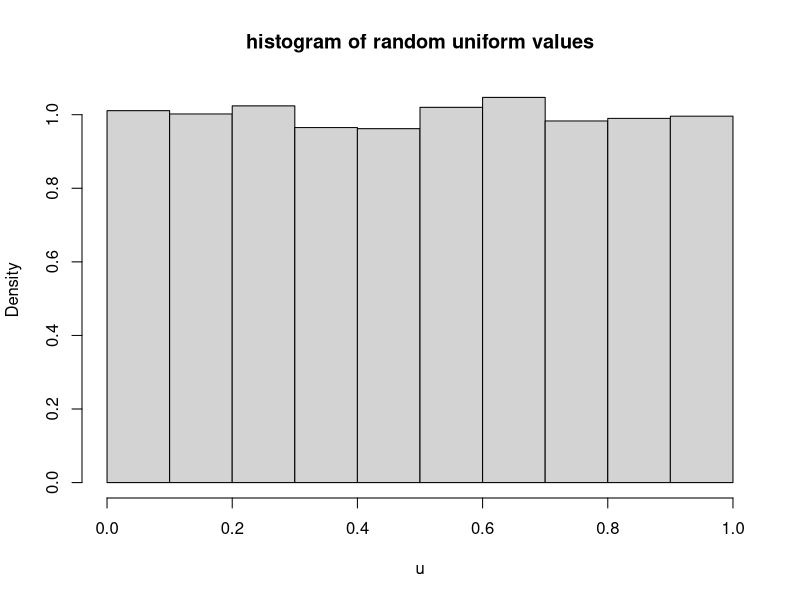
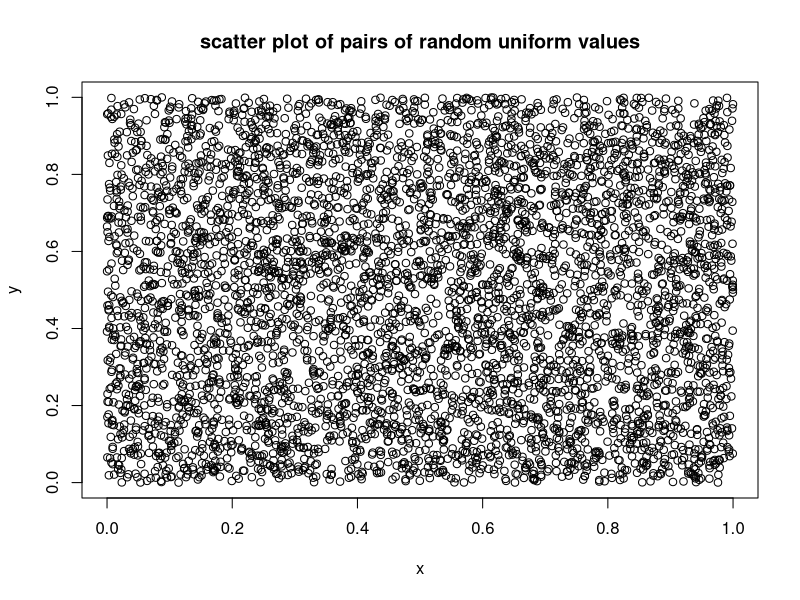
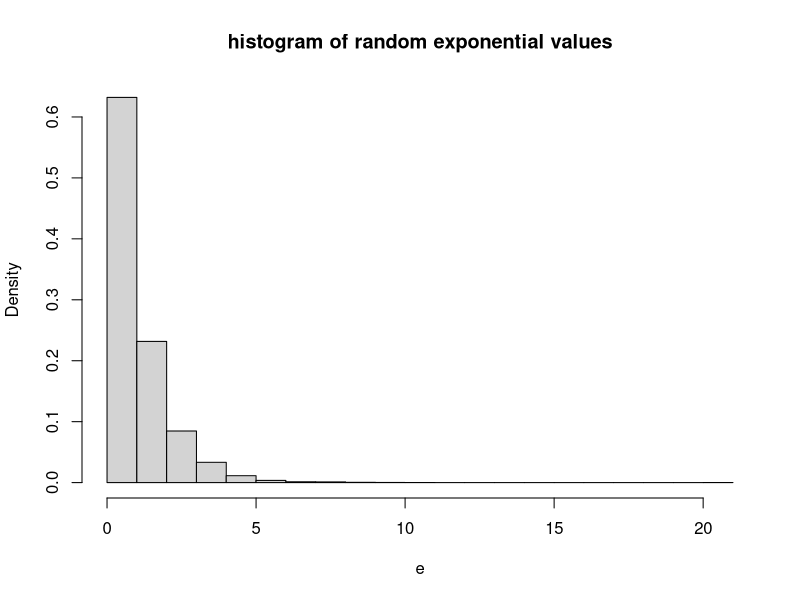
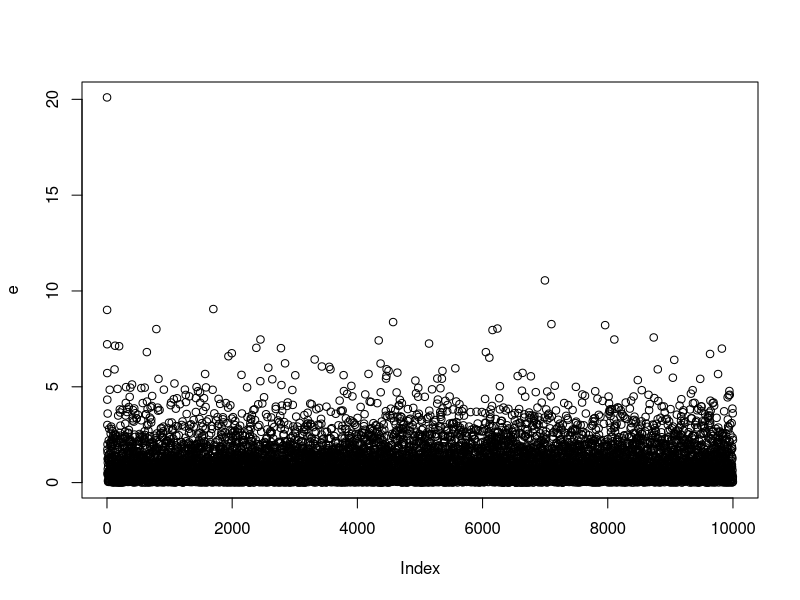

Generate these figures, in order, with R:
### Illustration of the linear congruential method.

#Develop the algorithm to run the gnerator.

a = 5
c = 7
m = 8

n = 20	# number of random values to be generated

x = numeric(n)

x[1] = 4		# seed or x_0

for (i in 2:n){
	x[i] = a*x[i-1]+c
	x[i] = x[i] - trunc(x[i]/m)*m		# this calculates the remainder, i.e., calculates the mod
}
x

#############################################################################################################

# A function that generates psudo random uniform values using the linear congruential method.

RANU = function(seed,n) {
	# a,c,m are the values need for the linear congruential method.
	# seed is the value of the seed for the random number generator.
	# n is the length of the vector returned.

	a = 65539
	c = 0
	m = 2**31

	x = numeric(n)		# creates the output vecotor of length n
	x[1] = seed
	for (i in 2:n){
		x[i] = a*x[i-1]+c
		x[i] = x[i] - trunc(x[i]/m)*m		# this calculates the remainder, i.e., calculates the mod
	}
	x = x/m						# dividing by m gives values between [0,1)
	return(x)
}

# A function that generates psudo random exponential values using the inverse cdf method.

RANDEXPO = function(lam,seed,n){
	# lam is the scale parameter in the density. f(x) = lam*exp(-lam*x) x >= 0
	# seed is the value of the seed for the random number generator.
	# n is the length of the vector returned.
	
    u = RANU(seed,n)		# creates a vector of random uniform values
    x = -log(u)/lam			# creates the output vecotor of length n
	return(x)
}

### Illustration of the RANU.

seed = 4

n = 10000		# number of random values to be generated

u = RANU(seed,n)

# plot a histogram

br = seq(0,1,0.1)

hist(u,main='histogram of random uniform values',probability=T,breaks=br)

# make a scatter plot of pairs of values.

x = u[1:trunc(n/2)]
y = u[(trunc(n/2)+1):n]

plot(x,y,main='scatter plot of pairs of random uniform values')

### Illustration of RANDEXPO.

lambda = 1

e = RANDEXPO( lambda,seed,n)

hist(e,main='histogram of random exponential values',probability=T)

plot(e)
